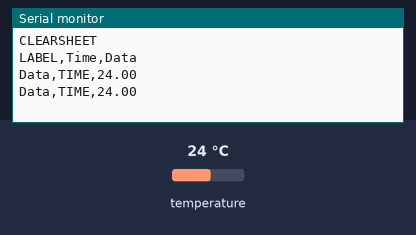
Bench run of a sketch on a simulated Arduino Uno, built with avr-gcc and run on an emulated ATmega328P. On the bench: the last lines printed to the serial monitor. Inputs (shaded band) come from the test bench; at power-on: temperature 24 °C.

Above: at 3.3 s.
3.4 s: temperature set to 12 °C
At 5.2 s:
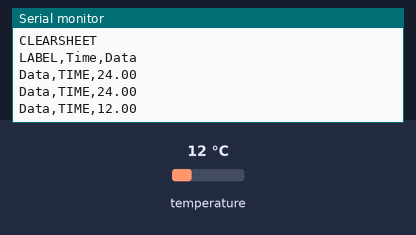
5.9 s: temperature set to 19 °C
At 6.5 s:
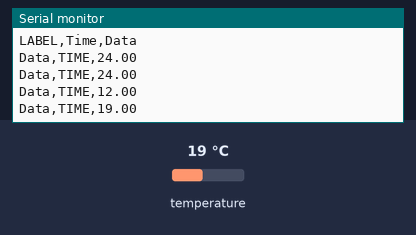
Timing chart, 0 to 8.9 s (numbered marks = the images above; inputs shaded):
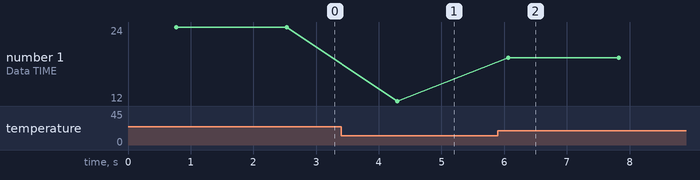

The sketch:

ds1820excel.ino
```cpp
#include <OneWire.h>
#include <DallasTemperature.h>


// Arduino數位腳位2接到1-Wire裝置
#define ONE_WIRE_BUS 2
int i =0;
// 運用程式庫建立物件
OneWire oneWire(ONE_WIRE_BUS);
DallasTemperature sensors(&oneWire);

void setup(void)
{

  Serial.begin(9600);
  Serial.println("CLEARSHEET");
  Serial.println("LABEL,Time,Data");
  // 初始化
  sensors.begin();
}
void loop(void)
{i++;
  // 要求匯流排上的所有感測器進行溫度轉換
  sensors.requestTemperatures();

  // 取得溫度讀數（攝氏）並輸出，
  // 參數0代表匯流排上第0個1-Wire裝置
  Serial.print("Data");
  Serial.print(",");
  //Serial.print("0");
  Serial.print("TIME");
  Serial.print(",");
  Serial.println(sensors.getTempCByIndex(0));
  //Serial.print("1");


  delay(1000);
}
```

Measured:
- after the input at 3.4 s, the serial monitor: prints a new line after 0.90 s (image 1)
- after the input at 5.9 s, the serial monitor: prints a new line after 0.16 s (image 2)
- plotted number 1: 24 → 12 after the input at 3.4 s, 12 → 19 after the input at 5.9 s
